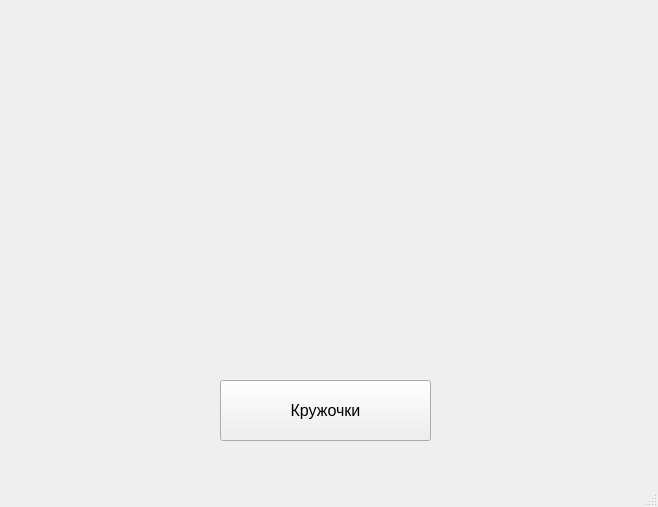
<?xml version="1.0" encoding="UTF-8"?>
<ui version="4.0">
 <class>MainWindow</class>
 <widget class="QMainWindow" name="MainWindow">
  <property name="geometry">
   <rect>
    <x>0</x>
    <y>0</y>
    <width>658</width>
    <height>507</height>
   </rect>
  </property>
  <property name="windowTitle">
   <string>MainWindow</string>
  </property>
  <widget class="QWidget" name="centralwidget">
   <widget class="QPushButton" name="btn_show">
    <property name="geometry">
     <rect>
      <x>220</x>
      <y>380</y>
      <width>211</width>
      <height>61</height>
     </rect>
    </property>
    <property name="font">
     <font>
      <pointsize>12</pointsize>
     </font>
    </property>
    <property name="text">
     <string>Кружочки</string>
    </property>
   </widget>
   <widget class="QLabel" name="lbl_circs">
    <property name="geometry">
     <rect>
      <x>10</x>
      <y>10</y>
      <width>631</width>
      <height>341</height>
     </rect>
    </property>
    <property name="text">
     <string/>
    </property>
   </widget>
  </widget>
  <widget class="QMenuBar" name="menubar">
   <property name="geometry">
    <rect>
     <x>0</x>
     <y>0</y>
     <width>658</width>
     <height>26</height>
    </rect>
   </property>
  </widget>
  <widget class="QStatusBar" name="statusbar"/>
 </widget>
 <resources/>
 <connections/>
</ui>
